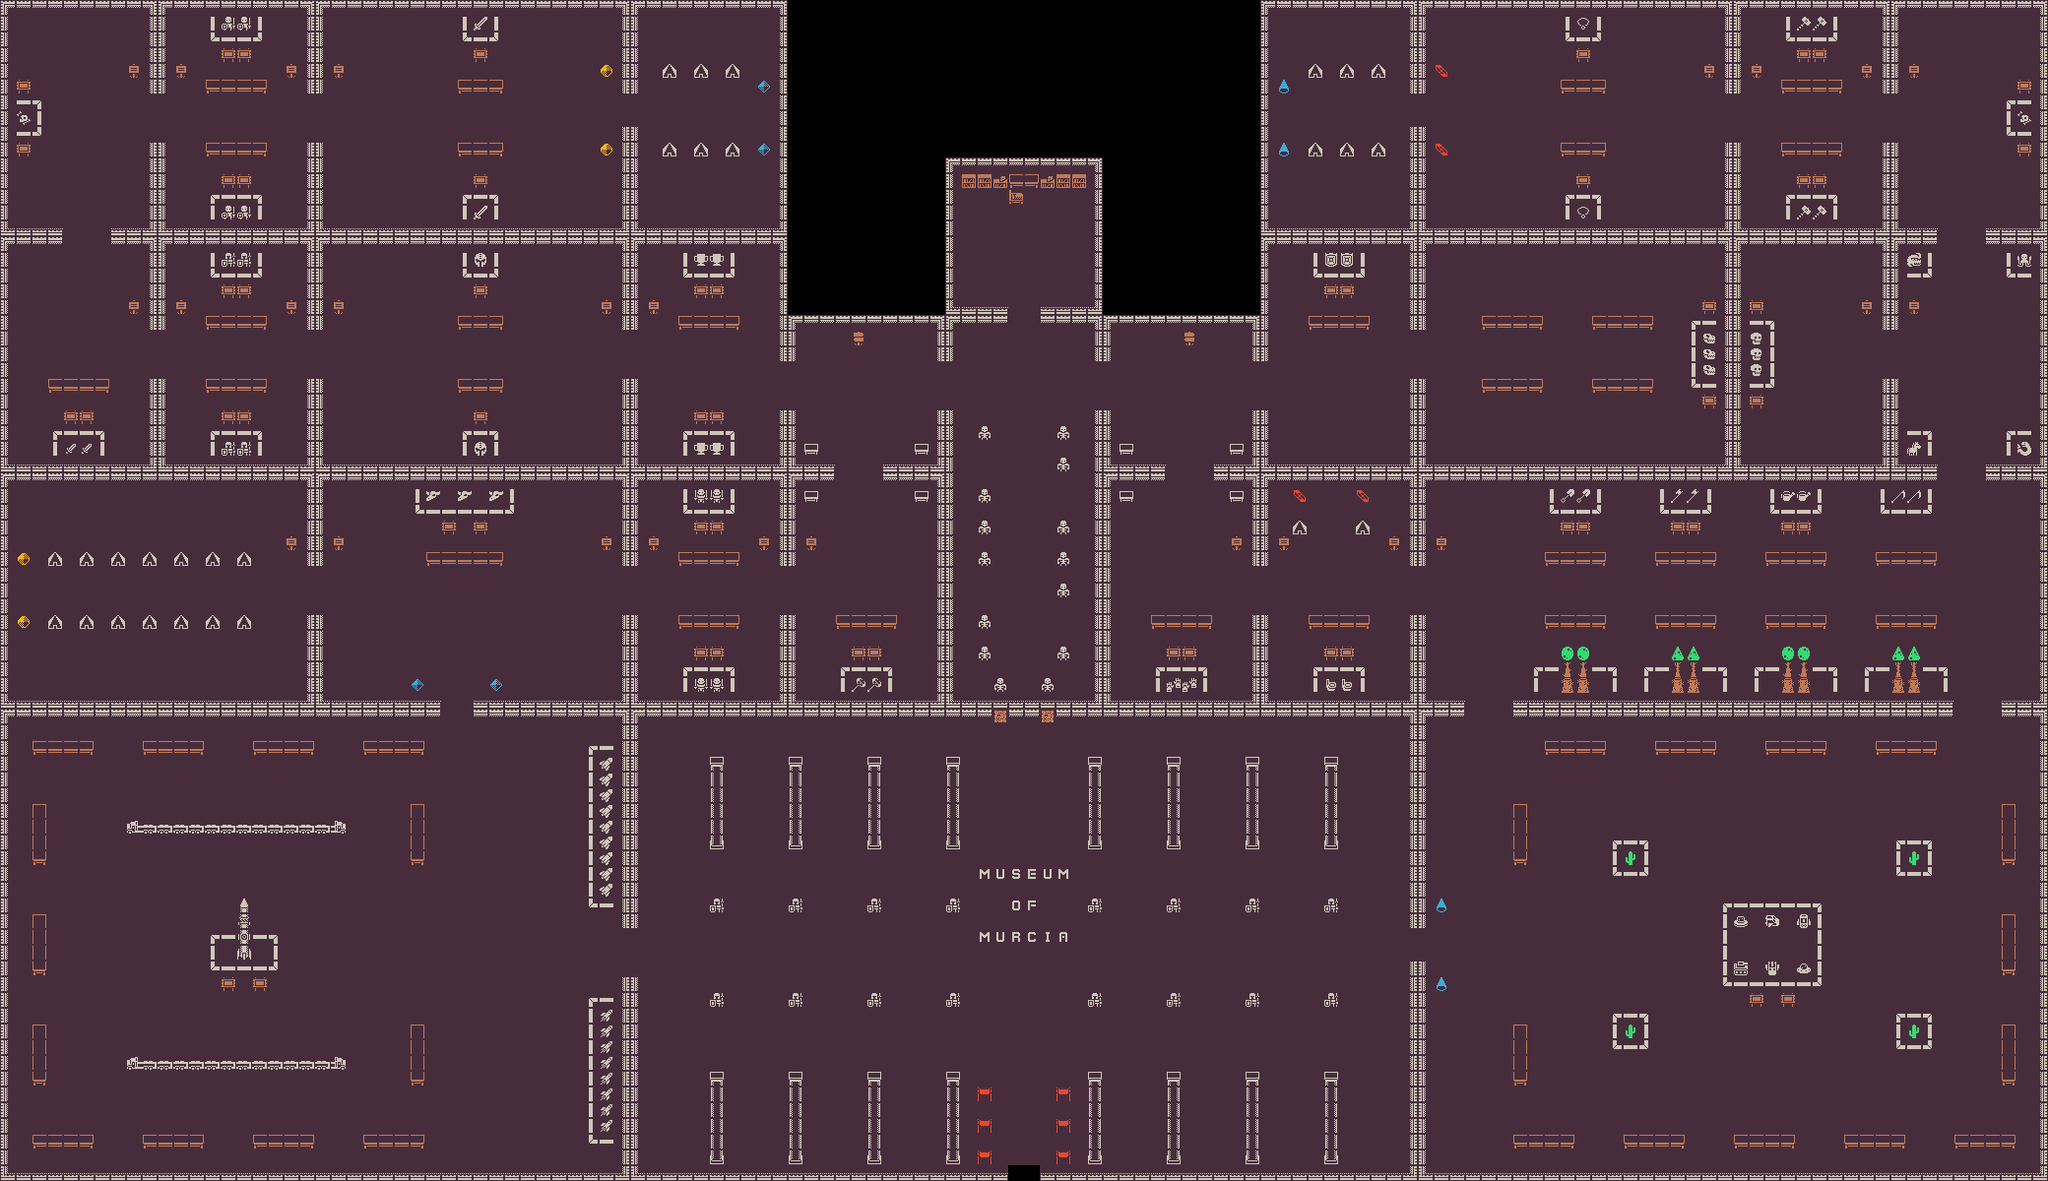

Below is a game level as drawn by its tile map, then a one-line description and the .tmx that defines it (tile-layer data replaced by summaries):
An orthogonal 130x75 tile map with 16x16 px tiles, 3 tile layers (Floor, Wall, Object) and 100 objects (Spawn Point Guard, Spawn Point Juan 2, Spawn Point Juan 1, Puerta 3, Puerta 2, ...).

<map version="1.2" tiledversion="1.2.5" orientation="orthogonal" renderorder="left-up" width="130" height="75" tilewidth="16" tileheight="16" infinite="0" nextlayerid="7" nextobjectid="113">
 <tileset firstgid="1" name="colored" tilewidth="16" tileheight="16" spacing="1" tilecount="1024" columns="32">
  <image source="Tilesheet/colored.png" width="543" height="543" />
  <tile id="29">
   <properties>
    <property name="collides" type="bool" value="true" />
   </properties>
  </tile>
  <tile id="31">
   <properties>
    <property name="collides" type="bool" value="true" />
   </properties>
  </tile>
  <tile id="110">
   <properties>
    <property name="collides" type="bool" value="true" />
   </properties>
  </tile>
  <tile id="111">
   <properties>
    <property name="collides" type="bool" value="true" />
   </properties>
  </tile>
  <tile id="142">
   <properties>
    <property name="collides" type="bool" value="true" />
   </properties>
  </tile>
  <tile id="143">
   <properties>
    <property name="collides" type="bool" value="true" />
   </properties>
  </tile>
  <tile id="197">
   <properties>
    <property name="collides" type="bool" value="true" />
   </properties>
  </tile>
  <tile id="211">
   <properties>
    <property name="collides" type="bool" value="true" />
   </properties>
  </tile>
  <tile id="212">
   <properties>
    <property name="collides" type="bool" value="true" />
   </properties>
  </tile>
  <tile id="221">
   <properties>
    <property name="collides" type="bool" value="true" />
   </properties>
  </tile>
  <tile id="224">
   <properties>
    <property name="collides" type="bool" value="true" />
   </properties>
  </tile>
  <tile id="225">
   <properties>
    <property name="collides" type="bool" value="true" />
   </properties>
  </tile>
  <tile id="227">
   <properties>
    <property name="collides" type="bool" value="true" />
   </properties>
  </tile>
  <tile id="228">
   <properties>
    <property name="collides" type="bool" value="true" />
   </properties>
  </tile>
  <tile id="229">
   <properties>
    <property name="exit" type="bool" value="false" />
   </properties>
  </tile>
  <tile id="233">
   <properties>
    <property name="collides" type="bool" value="true" />
   </properties>
  </tile>
  <tile id="240">
   <properties>
    <property name="collides" type="bool" value="true" />
   </properties>
  </tile>
  <tile id="241">
   <properties>
    <property name="collides" type="bool" value="true" />
   </properties>
  </tile>
  <tile id="259">
   <properties>
    <property name="collides" type="bool" value="true" />
   </properties>
  </tile>
  <tile id="260">
   <properties>
    <property name="collides" type="bool" value="true" />
   </properties>
  </tile>
  <tile id="261">
   <properties>
    <property name="collides" type="bool" value="true" />
   </properties>
  </tile>
  <tile id="272">
   <properties>
    <property name="collides" type="bool" value="true" />
   </properties>
  </tile>
  <tile id="303">
   <properties>
    <property name="collides" type="bool" value="true" />
   </properties>
  </tile>
  <tile id="304">
   <properties>
    <property name="collides" type="bool" value="true" />
   </properties>
  </tile>
  <tile id="336">
   <properties>
    <property name="collides" type="bool" value="true" />
   </properties>
  </tile>
  <tile id="352">
   <properties>
    <property name="collides" type="bool" value="true" />
   </properties>
  </tile>
  <tile id="355">
   <properties>
    <property name="collides" type="bool" value="false" />
   </properties>
  </tile>
  <tile id="387">
   <properties>
    <property name="collides" type="bool" value="false" />
   </properties>
  </tile>
  <tile id="419">
   <properties>
    <property name="collides" type="bool" value="true" />
   </properties>
  </tile>
  <tile id="432">
   <properties>
    <property name="collides" type="bool" value="true" />
   </properties>
   <objectgroup draworder="index">
    <object id="1" x="0.181818" y="0.363636" width="7.72727" height="15.7273" />
    <object id="2" x="0" y="2.22045e-16" width="16.0909" height="8.18182" />
   </objectgroup>
  </tile>
  <tile id="433">
   <properties>
    <property name="collides" type="bool" value="true" />
   </properties>
   <objectgroup draworder="index">
    <object id="1" x="0.272727" y="-0.0909091" width="15.6364" height="8.81818" />
   </objectgroup>
  </tile>
  <tile id="434">
   <properties>
    <property name="collides" type="bool" value="true" />
   </properties>
   <objectgroup draworder="index">
    <object id="1" x="0.363636" y="-0.0909091" width="15.6364" height="8.18182" />
    <object id="2" x="7.36364" y="-0.0909091" width="8.45455" height="16" />
   </objectgroup>
  </tile>
  <tile id="464">
   <properties>
    <property name="collides" type="bool" value="true" />
   </properties>
   <objectgroup draworder="index">
    <object id="1" x="0.0909091" y="0" width="8.45455" height="15.8182" />
   </objectgroup>
  </tile>
  <tile id="466">
   <properties>
    <property name="collides" type="bool" value="true" />
   </properties>
   <objectgroup draworder="index">
    <object id="1" x="7.63636" y="0" width="8.45455" height="15.9091" />
   </objectgroup>
  </tile>
  <tile id="480">
   <properties>
    <property name="collides" type="bool" value="true" />
   </properties>
  </tile>
  <tile id="481">
   <properties>
    <property name="collides" type="bool" value="true" />
   </properties>
  </tile>
  <tile id="496">
   <properties>
    <property name="collides" type="bool" value="true" />
   </properties>
   <objectgroup draworder="index">
    <object id="1" x="0.181818" y="7.54545" width="15.8182" height="8.45455" />
    <object id="2" x="0.181818" y="0.0909091" width="8.36364" height="15.8182" />
   </objectgroup>
  </tile>
  <tile id="497">
   <properties>
    <property name="collides" type="bool" value="true" />
   </properties>
   <objectgroup draworder="index">
    <object id="1" x="0" y="7.72727" width="16.0909" height="8.27273" />
   </objectgroup>
  </tile>
  <tile id="498">
   <properties>
    <property name="collides" type="bool" value="true" />
   </properties>
   <objectgroup draworder="index">
    <object id="1" x="0.0909091" y="7.54545" width="15.7273" height="8.36364" />
    <object id="2" x="7.27273" y="0.272727" width="8.63636" height="15.6364" />
   </objectgroup>
  </tile>
  <tile id="590">
   <properties>
    <property name="collides" type="bool" value="true" />
   </properties>
  </tile>
  <tile id="620">
   <properties>
    <property name="collides" type="bool" value="true" />
   </properties>
  </tile>
  <tile id="621">
   <properties>
    <property name="collides" type="bool" value="true" />
   </properties>
  </tile>
  <tile id="622">
   <properties>
    <property name="collides" type="bool" value="true" />
   </properties>
  </tile>
  <tile id="624">
   <properties>
    <property name="collides" type="bool" value="true" />
   </properties>
  </tile>
  <tile id="625">
   <properties>
    <property name="collides" type="bool" value="true" />
   </properties>
  </tile>
  <tile id="626">
   <properties>
    <property name="collides" type="bool" value="true" />
   </properties>
  </tile>
  <tile id="642">
   <properties>
    <property name="collides" type="bool" value="true" />
   </properties>
  </tile>
  <tile id="650">
   <properties>
    <property name="collides" type="bool" value="true" />
   </properties>
  </tile>
  <tile id="651">
   <properties>
    <property name="collides" type="bool" value="true" />
   </properties>
  </tile>
  <tile id="654">
   <properties>
    <property name="collides" type="bool" value="true" />
   </properties>
  </tile>
  <tile id="655">
   <properties>
    <property name="collides" type="bool" value="false" />
   </properties>
  </tile>
  <tile id="656">
   <properties>
    <property name="collides" type="bool" value="true" />
   </properties>
  </tile>
  <tile id="658">
   <properties>
    <property name="collides" type="bool" value="true" />
   </properties>
  </tile>
  <tile id="684">
   <properties>
    <property name="collides" type="bool" value="true" />
   </properties>
  </tile>
  <tile id="685">
   <properties>
    <property name="collides" type="bool" value="true" />
   </properties>
  </tile>
  <tile id="686">
   <properties>
    <property name="collides" type="bool" value="true" />
   </properties>
  </tile>
  <tile id="687">
   <properties>
    <property name="collides" type="bool" value="false" />
   </properties>
  </tile>
  <tile id="688">
   <properties>
    <property name="collides" type="bool" value="true" />
   </properties>
  </tile>
  <tile id="689">
   <properties>
    <property name="collides" type="bool" value="true" />
   </properties>
  </tile>
  <tile id="690">
   <properties>
    <property name="collides" type="bool" value="true" />
   </properties>
  </tile>
  <tile id="719">
   <properties>
    <property name="collides" type="bool" value="true" />
   </properties>
  </tile>
  <tile id="720">
   <properties>
    <property name="collides" type="bool" value="true" />
   </properties>
  </tile>
  <tile id="721">
   <properties>
    <property name="collides" type="bool" value="true" />
   </properties>
  </tile>
  <tile id="722">
   <properties>
    <property name="collides" type="bool" value="true" />
   </properties>
  </tile>
  <tile id="751">
   <properties>
    <property name="collides" type="bool" value="true" />
   </properties>
  </tile>
  <tile id="880">
   <properties>
    <property name="collides" type="bool" value="true" />
   </properties>
  </tile>
  <tile id="881">
   <properties>
    <property name="collides" type="bool" value="true" />
   </properties>
  </tile>
 </tileset>
 <layer id="4" name="Floor" width="130" height="75">
  <data>[9750 cells, 7586 non-empty, 1 distinct tile ids]</data>
 </layer>
 <layer id="1" name="Wall" width="130" height="75">
  <data>[9750 cells, 1662 non-empty, 8 distinct tile ids]</data>
 </layer>
 <layer id="5" name="Object" width="130" height="75">
  <data>[9750 cells, 973 non-empty, 80 distinct tile ids]</data>
 </layer>
 <objectgroup id="6" name="Collide">
  <object id="5" x="1112.5" y="416.5" width="15.25" height="311.75" />
  <object id="6" x="952.125" y="416.375" width="15.25" height="311.75" />
  <object id="8" x="1432.13" y="624.625" width="15.25" height="318.5" />
  <object id="9" x="1431.75" y="976.64" width="16.625" height="223.235" />
  <object id="10" x="1272.1" y="417.125" width="15.25" height="157.75" />
  <object id="11" x="791.5" y="624.458" width="16.875" height="103.083" />
  <object id="12" x="792.458" y="417.292" width="16" height="157.75" />
  <object id="13" x="631.648" y="383.125" width="16.7045" height="192.25" />
  <object id="14" x="631.875" y="128.614" width="16.3409" height="207.261" />
  <object id="15" x="311.83" y="144.807" width="16.3409" height="191.386" />
  <object id="16" x="152.163" y="144.307" width="16.3409" height="191.386" />
  <object id="17" x="0.57955" y="-0.859667" width="7.8409" height="1200.39" />
  <object id="18" x="2071.83" y="-0.195" width="7.8409" height="1200.39" />
  <object id="20" x="0.57955" y="471.224" width="848.341" height="17.886" />
  <object id="21" x="1431.66" y="383.39" width="16.3409" height="191.386" />
  <object id="22" x="1432.16" y="129.065" width="16.3409" height="206.295" />
  <object id="23" x="1911.58" y="142.557" width="16.3409" height="191.386" />
  <object id="25" x="1271.74" y="624.519" width="16.5227" height="102.417" />
  <object id="26" x="631.437" y="624.708" width="16.875" height="318.708" />
  <object id="27" x="311.563" y="624.458" width="16.875" height="103.083" />
  <object id="28" x="151.563" y="385.458" width="16.875" height="103.083" />
  <object id="29" x="151.29" y="0.0948636" width="16.875" height="95.6285" />
  <object id="30" x="311.593" y="-0.359705" width="16.875" height="95.6285" />
  <object id="31" x="631.563" y="-0.147583" width="16.875" height="95.6285" />
  <object id="32" x="1431.56" y="-0.147583" width="16.875" height="95.6285" />
  <object id="33" x="1751.53" y="-0.299098" width="16.875" height="95.6285" />
  <object id="34" x="1911.56" y="-0.147583" width="16.875" height="95.6285" />
  <object id="35" x="1751.95" y="144.557" width="16.3409" height="343.719" />
  <object id="36" x="1271.83" y="320.125" width="16.3409" height="47.2496" />
  <object id="37" x="1111.74" y="319.89" width="16.3409" height="47.2496" />
  <object id="38" x="952.011" y="320.375" width="16.3409" height="47.2496" />
  <object id="39" x="791.58" y="320.443" width="16.3409" height="47.2496" />
  <object id="40" x="631.625" y="991.041" width="16.625" height="208.417" />
  <object id="41" x="1911.38" y="384.292" width="17.0682" height="104.325" />
  <object id="44" x="1280.08" y="0.158288" width="8.4375" height="320.021" />
  <object id="45" x="791.478" y="0.625864" width="8.4375" height="320.021" />
  <object id="51" x="311.708" y="383.542" width="16.5833" height="192.25" />
  <object id="53" x="112.496" y="231.299" width="688.341" height="17.886" />
  <object id="54" x="0.0113182" y="231.512" width="64.9774" height="17.4315" />
  <object id="55" x="0.0113" y="711.284" width="447.977" height="17.4315" />
  <object id="56" x="480.72" y="711.618" width="1007.93" height="16.977" />
  <object id="57" x="1538.01" y="712.618" width="447.977" height="17.4315" />
  <object id="58" x="1280.8" y="231.163" width="687.977" height="17.4315" />
  <object id="59" x="2016.43" y="231.534" width="63.0603" height="16.8065" />
  <object id="60" x="2016.56" y="471.597" width="63.0603" height="16.8065" />
  <object id="61" x="2032.22" y="711.472" width="47.5603" height="16.8065" />
  <object id="62" x="1232.83" y="471.193" width="735.727" height="17.4315" />
  <object id="65" x="1112.47" y="471.347" width="72.3103" height="16.8065" />
  <object id="66" x="896.47" y="471.597" width="70.5148" height="16.8065" />
  <object id="67" x="960.345" y="311.409" width="63.9978" height="16.8065" />
  <object id="68" x="1056.25" y="311.722" width="63.7478" height="16.8065" />
  <object id="69" x="960.126" y="159.93" width="159.414" height="8.47317" />
  <object id="70" x="0.00133333" y="0.263415" width="800.081" height="8.47317" />
  <object id="71" x="1280.21" y="0.013415" width="800.081" height="8.47317" />
  <object id="72" x="1056.64" y="1191.4" width="1023.04" height="8.47317" />
  <object id="73" x="1.30955" y="1191.31" width="1023.04" height="8.47317" />
  <object id="74" x="960.281" y="160.489" width="8.4375" height="160.021" />
  <object id="75" x="1111.45" y="161.383" width="8.4375" height="160.021" />
  <object id="76" x="1116.29" y="319.763" width="159.414" height="8.47317" />
  <object id="77" x="800.543" y="320.013" width="159.414" height="8.47317" />
 </objectgroup>
 <objectgroup id="3" name="Objects">
  <object id="1" name="Spawn Point Guard" x="1040" y="255">
   <point />
  </object>
  <object id="2" name="Spawn Point Juan 2" x="2016" y="127">
   <point />
  </object>
  <object id="3" name="Spawn Point Juan 1" x="64" y="125">
   <point />
  </object>
  <object id="80" name="Puerta 3" x="1424" y="944" width="32" height="32" />
  <object id="81" name="Puerta 2" x="448" y="704" width="32" height="32" />
  <object id="82" name="Puerta 0" x="624" y="96" width="32" height="32" />
  <object id="83" name="Puerta 1" x="1424" y="96" width="32" height="32" />
  <object id="85" name="Llave 0" x="16" y="592" width="16" height="16" />
  <object id="88" name="Llave 2" x="768" y="112" width="16" height="16" />
  <object id="89" name="Llave 1" x="1344" y="496" width="16" height="16" />
  <object id="90" name="Llave 3" x="1296" y="112" width="16" height="16" />
  <object id="91" name="Puerta Salida" x="1024" y="1184" width="32" height="16" />
  <object id="93" name="Luz 0" x="24.2121" y="567.909">
   <properties>
    <property name="a_weakness" type="float" value="2.5" />
    <property name="b_colX" type="float" value="0.8" />
    <property name="c_colY" type="float" value="0.8" />
    <property name="d_colZ" type="float" value="0.5" />
   </properties>
  </object>
  <object id="94" name="Luz 1" x="24.0909" y="631.909">
   <properties>
    <property name="a_weakness" type="float" value="2.5" />
    <property name="b_colX" type="float" value="0.8" />
    <property name="c_colY" type="float" value="0.8" />
    <property name="d_colZ" type="float" value="0.5" />
   </properties>
  </object>
  <object id="96" name="Luz 2" x="776.108" y="151.801">
   <properties>
    <property name="a_weakness" type="float" value="2.5" />
    <property name="b_colX" type="float" value="0.5" />
    <property name="c_colY" type="float" value="0.5" />
    <property name="d_colZ" type="float" value="0.9" />
   </properties>
  </object>
  <object id="97" name="Luz 3" x="776.091" y="87.9091">
   <properties>
    <property name="a_weakness" type="float" value="2.5" />
    <property name="b_colX" type="float" value="0.5" />
    <property name="c_colY" type="float" value="0.5" />
    <property name="d_colZ" type="float" value="0.9" />
   </properties>
  </object>
  <object id="98" name="Luz 4" x="616" y="151.818">
   <properties>
    <property name="a_weakness" type="float" value="2.5" />
    <property name="b_colX" type="float" value="0.8" />
    <property name="c_colY" type="float" value="0.8" />
    <property name="d_colZ" type="float" value="0.5" />
   </properties>
  </object>
  <object id="99" name="Luz 5" x="616.182" y="71.8864">
   <properties>
    <property name="a_weakness" type="float" value="2.5" />
    <property name="b_colX" type="float" value="0.8" />
    <property name="c_colY" type="float" value="0.8" />
    <property name="d_colZ" type="float" value="0.5" />
   </properties>
  </object>
  <object id="100" name="Luz 6" x="424.125" y="695.875">
   <properties>
    <property name="a_weakness" type="float" value="2.5" />
    <property name="b_colX" type="float" value="0.5" />
    <property name="c_colY" type="float" value="0.5" />
    <property name="d_colZ" type="float" value="0.9" />
   </properties>
  </object>
  <object id="101" name="Luz 7" x="504.273" y="696.261">
   <properties>
    <property name="a_weakness" type="float" value="2.5" />
    <property name="b_colX" type="float" value="0.5" />
    <property name="c_colY" type="float" value="0.5" />
    <property name="d_colZ" type="float" value="0.9" />
   </properties>
  </object>
  <object id="102" name="Luz 8" x="1304.25" y="152.375">
   <properties>
    <property name="a_weakness" type="float" value="2.5" />
    <property name="b_colX" type="float" value="0.5" />
    <property name="c_colY" type="float" value="0.5" />
    <property name="d_colZ" type="float" value="1" />
   </properties>
  </object>
  <object id="103" name="Luz 9" x="1304.08" y="88.625">
   <properties>
    <property name="a_weakness" type="float" value="2.5" />
    <property name="b_colX" type="float" value="0.5" />
    <property name="c_colY" type="float" value="0.5" />
    <property name="d_colZ" type="float" value="1" />
   </properties>
  </object>
  <object id="105" name="Luz 10" x="1464.13" y="920.125">
   <properties>
    <property name="a_weakness" type="float" value="2.5" />
    <property name="b_colX" type="float" value="0.5" />
    <property name="c_colY" type="float" value="0.5" />
    <property name="d_colZ" type="float" value="1" />
   </properties>
  </object>
  <object id="106" name="Luz 11" x="1464.09" y="1000.55">
   <properties>
    <property name="a_weakness" type="float" value="2.5" />
    <property name="b_colX" type="float" value="0.5" />
    <property name="c_colY" type="float" value="0.5" />
    <property name="d_colZ" type="float" value="1" />
   </properties>
  </object>
  </objectgroup>
</map>
<!-- 4 of 100 objects omitted -->
